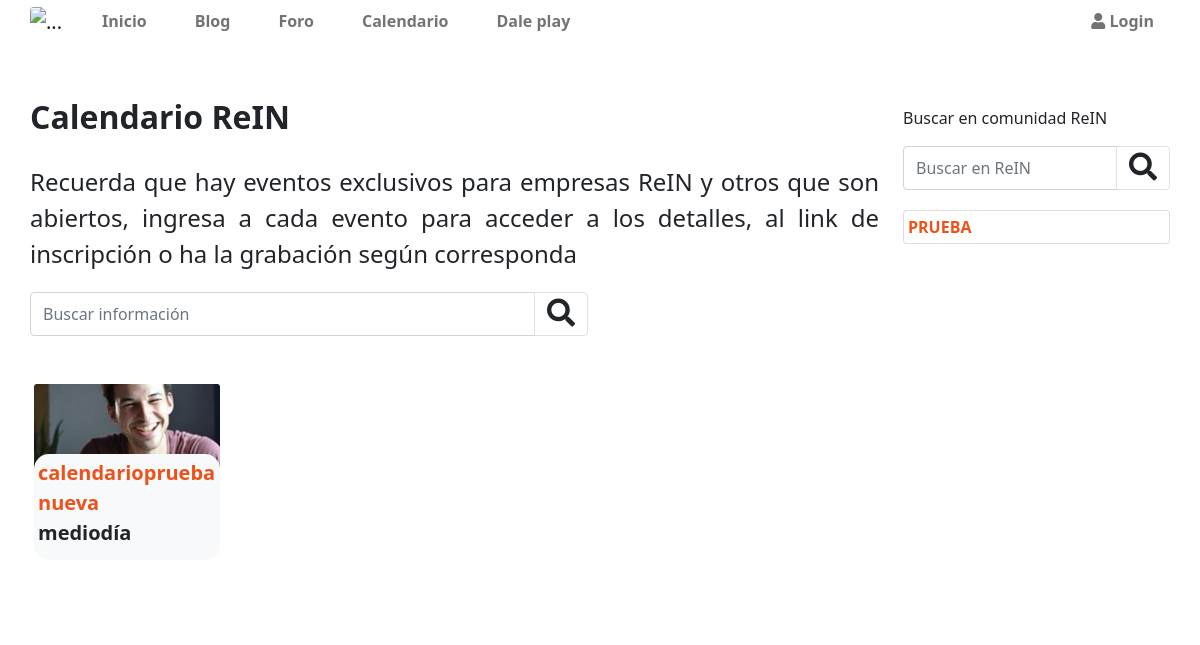
Before: /appcalendario/calendario/ with the older database file.
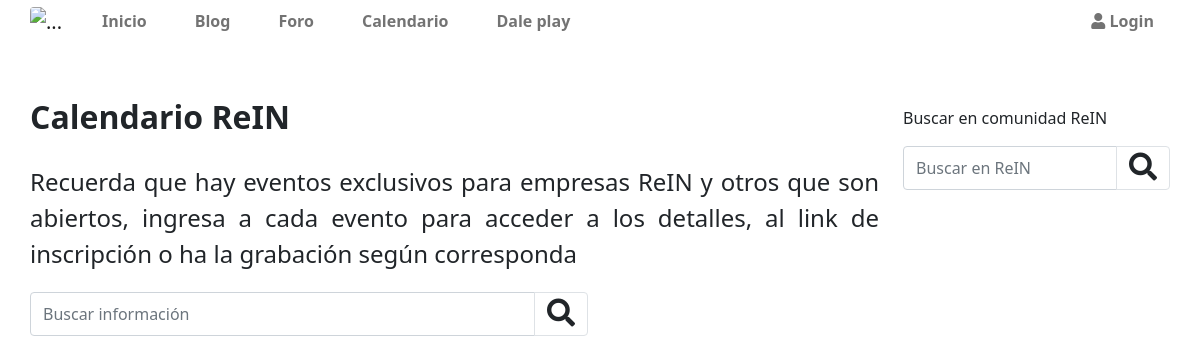
After: the same page with the newer database file.
### appcalendario/models.py (models this page shows, shortened)
class calendariom(models.Model):
    titulocalendario=models.CharField(max_length=120,verbose_name='Titulo')
    autorcalendario=models.ForeignKey(User,on_delete=models.CASCADE,related_name='calendariosm',verbose_name='Autor')
    imagencalendario=models.ImageField(default='logo.jpg',upload_to='calendarios',null=True,blank=True,verbose_name='Imagen del calendario')
    categoriacalendario = models.ManyToManyField(categorias,related_name='categoriascalendario',verbose_name='Categorias')
    fechacalendario_dia = models.IntegerField(verbose_name='DIA')
    fechacalendario_mes = models.CharField(max_length=15,verbose_name='MES')
    fechacalendario_agno = models.IntegerField(verbose_name='AÑO')
    horacalendario = models.TimeField(auto_now=False,verbose_name='Hora del calendario')
    created=models.DateTimeField(auto_now_add=True)
    updated=models.DateTimeField(auto_now_add=True)
    class Meta:
        verbose_name='calendariosm'
        verbose_name_plural='calendariosms'
        ordering=['-created']

### appcategorias/models.py (models this page shows, shortened)
class categorias(models.Model):
    nombre=models.CharField(max_length=50)
    created=models.DateTimeField(auto_now_add=True)
    updated=models.DateTimeField(auto_now_add=True)
    class Meta:
        verbose_name='categoria'
        verbose_name_plural='categorias'
        ordering = ['-created']

### appcalendario/views.py (the view)
# urls.py: path('calendario/',views.calendario,name="calendario"),
def calendario(request):
    calendario = calendariom.objects.all()
    contexto = {'calendarios':calendario}
    return render(request,'appcalendario/calendario.html',contexto)

### apprein/context_processors.py (called while the page is built)
def data_templates(request):
    cat = categorias.objects.all()
    subcat = subcategorias.objects.all()
    blog = blogm.objects.all()
    notiblog = notificacionesblog.objects.all().count()
    notiforo = notificacionesforo.objects.all().count()
    notieventos = notificacioneseventos.objects.all().count()
    return{
        'categorias':cat,
        'subcat':subcat,
        'notificaciones':(notiblog+notiforo+notieventos)
    }

### appcalendario/templates/appcalendario/calendario.html (shortened to what this page needs)
{% extends "apprein/plantilla.html" %}
{% load humanize %}
{% load static %}
{% block content %}
<div class="row">
  <div class="col-12">
      <p class="h2 mb-3 fw-bold py-2">Calendario ReIN</p>
          <p class="fs-4 mb-3 py-1 texto-justificado">Recuerda que hay eventos exclusivos para empresas ReIN y otros que son abiertos, ingresa a cada evento  para acceder a los detalles, al link de inscripción o ha la grabación según corresponda</p>
  </div>
  <div class="col-12">
    <div class="row mb-4">
      <div class="col-8">
          <form action="/appcalendario/busquedacalendario/" method="get" class="d-flex">
            <div class="input-group mb-3">
              <input type="text" name="buscar" class="form-control" value="{{ query }}"  placeholder="Buscar información" aria-label="Recipient's username" aria-describedby="button-addon2">
              <button class="btn btn-outline-light border" type="submit" id="button-addon2"><i class="fas fa-search fs-3 text-dark"></i></button>
            </div>
          </form>
      </div>
      <div class="col-4 d-flex align-items-center justify-content-end">
      </div>
    </div>
  </div>
  {% if calendarios %}
    {% for calendariopublicado in calendarios %}
    <div class="col-12 col-lg-3">
        <div class="card my-1 p-1 border-0">
        <img src="{{ calendariopublicado.imagencalendario.url }}" class="card-img-top position-relative" alt="...">
        <div class="card-body bg-light p-1 border-0 border-card position-static top-50 translate-middle-y mt-4">
            <a class="fs-5 fw-bold enlace" href="{% url 'mostrarcalendario' calendariopublicado.id  %}">{{calendariopublicado.titulocalendario}}</a>
            <p class="card-title fs-5 fw-bolder">{{calendariopublicado.horacalendario}}</p>
        </div>
        </div>
    </div>
    {% endfor %}
  {% endif %}
</div>
{% endblock  %}

### apprein/templates/apprein/snipets/apprein/sidebar.html (shortened to what this page needs)
<div class="col-12 col-lg-3">
    <p class="mt-3">Buscar en comunidad ReIN</p>
    <form action="/apprein/buscador/" method="get" class="d-flex">
        <div class="input-group mb-3">
          <input type="text" name="buscar" class="form-control" value="{{valor}}"  placeholder="Buscar en ReIN" aria-label="Recipient's username" aria-describedby="button-addon2">
          <button class="btn btn-outline-light border" type="submit" id="button-addon2"><i class="fas fa-search fs-3 text-dark"></i></button>
        </div>
      </form>
    {% if categorias %}
        {% for cat in categorias  %}
        <ul class="list-group">
            <li class="list-group-item d-flex my-1 justify-content-between p-1 ">
                <div class="d-flex">
                    <a href="{% url 'resultadosporcategoria' cat.id %}" class=" text-uppercase enlace m-auto fw-bold">{{cat.nombre}}</a>
                </div>
            </li>
        </ul>
        {% endfor %}
    {% endif %}
    </div>
  </div>

Changed rows visible on the page:
removed calendariom: imagencalendario (picture), titulocalendario "calendariopruebanueva", horacalendario "mediodía"
removed categorias: nombre "PRUEBA"
